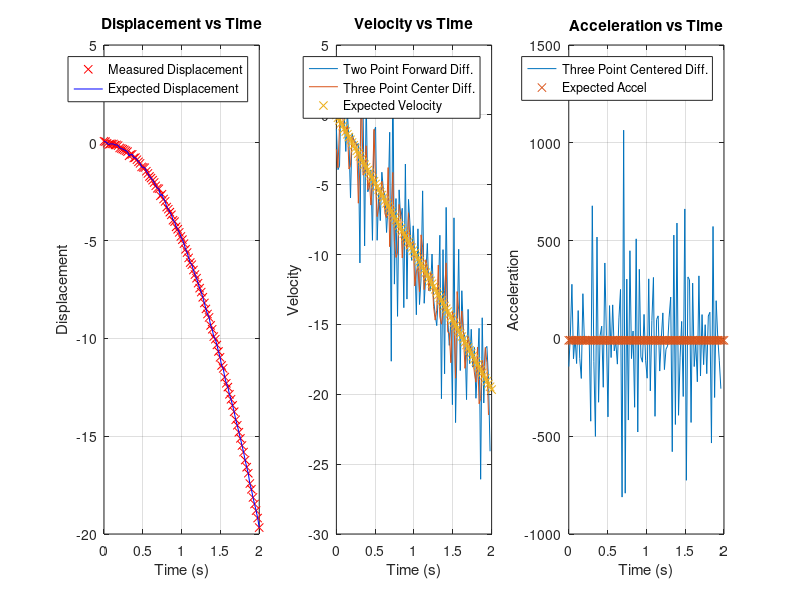

Write the MATLAB code that produced this figure. (Note: this script raises an error after producing the figure.)
%Roshan Jaiswal-Ferri
%Section - 03
%Aero 300 Lab 6 - Numeric Differentiation and Integration: 5/16/24

%% Workspace Prep

format long     %Allows for more accurate decimals
close all;      %Clears all
clear all;      %Clears Workspace
clc;            %Clears Command Window

%% PART 1: Numeric Differentiation

disp = load("dispData.mat");

dt = disp.t(1,2)-disp.t(1); %step size (.0202s)
t = disp.t(1:end);
t2 = disp.t(1:end-1);
t3 = disp.t(1:end-2);
f = disp.y;

%Creating Functions for expected values:
p1 = polyfit(t,f,3); %Creating a degree 3 polynomial to fit disp data
p2 = polyder(p1); %taking derivitive to find velocity
p3 = polyder(p2); %taking derivitive to find acceleration

%p4 = polyval(p1,t); Dont need this one cuz we already have measurment data
p5 = polyval(p2,t); %Evaluating the velocity polynomial to find expected velocity at time t
p6 = polyval(p3,t); %Evaluating the acceleration polynomial to find expected accel at time t

%Numeric Differentiation:
dsdtF2 = ((f(2:end))-f(1:end-1))/(dt); %two point center diff.
dsdtF3 = ((f(3:end))-f(1:end-2))/(2*dt); %three point center diff.
dsdt2F3 = (f(3:end)-(2*f(2:end-1))+f(1:end-2))/(dt^2); %2nd Deriv

figure('Name','Numeric Differentiation')
subplot(1,3,1)
plot(t,f,'rx')
hold on
grid on
plot(t,f,'b')
xlabel('Time (s)')
ylabel('Displacement')
title('Displacement vs Time')
legend('Measured Displacement', 'Expected Displacement', 'location', 'best')

subplot(1,3,2)
plot(t2,dsdtF2)
hold on
grid on
plot(t3,dsdtF3)
plot(t,p5,'x')
xlabel('Time (s)')
ylabel('Velocity')
title('Velocity vs Time')
legend('Two Point Forward Diff.', 'Three Point Center Diff.', 'Expected Velocity', 'location', 'best')

subplot(1,3,3)
plot(t3,dsdt2F3)
hold on
grid on
plot(t,p6,'x')
xlabel('Time (s)')
ylabel('Acceleration')
title('Acceleration vs Time')
legend('Three Point Centered Diff.', 'Expected Accel', 'location', 'best')


%% PART 2: Numeric Integration – Quadrature

accel = load("accelData.mat");
accelc = accel.acc;
acc = accelc'; %convert to row
t = accel.t;

%Rectangle Rule
rRV = rectRule(t,acc);
rRD = rectRule(t,rRV);

%Trapeziod Rule
tRV = trapRule(t,acc);
tRD = trapRule(t,tRV); %Toyota Racing Development! jk its trap rule displacement :/

%Simpson's Rule
sRV = simpRule(t,acc); %sRV = search and rescue vehicle? Nope, simpsons rule velocity
sRD = simpRule(t,sRV);

figure('Name','Numeric Integration – Quadrature')
subplot(1,3,1)
plot(t,rRD)
hold on
grid on
plot(t,tRD)
plot(t,sRD)
xlabel('Time (s)')
ylabel('Displacement')
title('Displacement vs Time')
legend('Rectangle Rule', 'Trapezoid Rule', 'Simpsons Rule', 'location', 'best')

subplot(1,3,2)
plot(t,rRV)
hold on
grid on
plot(t,tRV)
plot(t,sRV)
xlabel('Time (s)')
ylabel('Velocity')
title('Velocity vs Time')
legend('Rectangle Rule', 'Trapezoid Rule', 'Simpsons Rule', 'location', 'best')

subplot(1,3,3)
plot(t,acc)
hold on
grid on
plot(t,acc,'x')
xlabel('Time (s)')
ylabel('Acceleration')
title('Acceleration vs Time')
legend('Measured Accel', 'Expected Accel', 'location', 'best')

%% Part 3: Discussion

%As far as differentiation goes the three point center diff. method is the
%most accurate of the given methods and the same goes for simpson's rule
%for integration. This is simply because there are more test points in
%these methods compared to their counter parts, which allow for higher
%accuracy. Regarding which of these two to use, I think depends on the
%data, if you have cleaner acceleration data, then use simpson's rule, if
%the displacement data is more accurate use the three point center diff.
%method.

%% Function: Rectangle Rule

function [int] = rectRule(t,f) %t is time, f is the function to integrate must be row vector
    
    int = zeros(size(t)); %initializes the integral vector starting at 0

    for i = 1:length(t)-1
        h = t(1,i+1) - t(1,i);
        int(1,i+1) = int(1,i)+h*f(1,i+1);
    end

end

%% Function: Trapezoid Rule

function [int] = trapRule(t,f) %t is time, f is the function to integrate must be row vector

    int = zeros(size(t)); %initializes the integral vector starting at 0

    for i = 1:length(t)-1
        h = t(1,i+1) - t(1,i);
        int(1,i+1) = int(1,i)+(h/2)*(f(1,i+1)+f(1,i));
    end

end

%% Function: Simpson's Rule

function [int] = simpRule(t,f) %t is time, f is the function to integrate must be row vector

    int = zeros(size(t)); % initializes the integral vector starting at 0
    n = length(t) - 1; % number of intervals
    
    if mod(n, 2) == 1
        warning('Simpson''s rule requires an even number of intervals, reducing the number of intervals by 1');
        n = n - 1;
    end
    
    h = (t(end) - t(1)) / n;
    
    int(1) = 0; % start with 0
    
    for i = 1:2:n-1
        int((i+1)/2 + 1) = int((i+1)/2) + (h/3)*(f(i) + 4*f(i+1) + f(i+2));
    end

end
